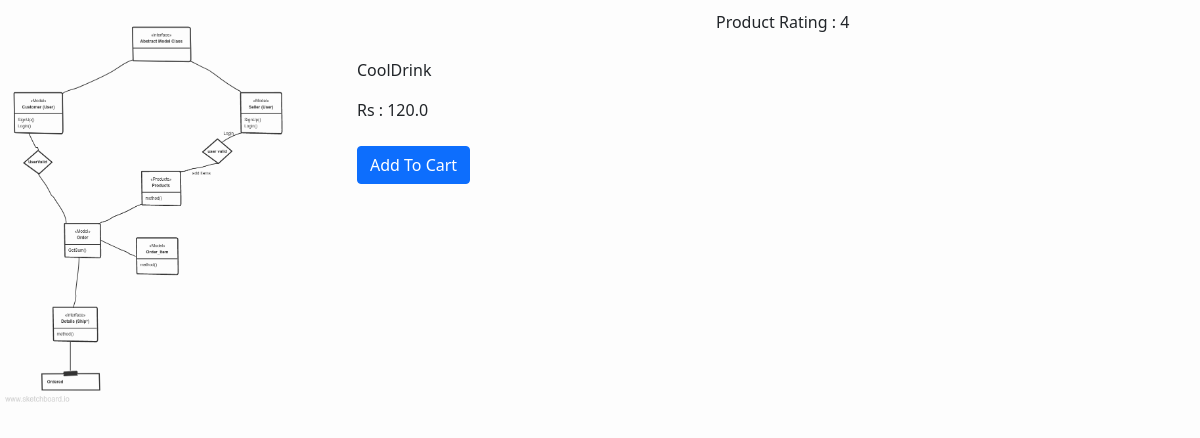
Page /page_view/23 (signed in) on the committed database.
### ecomApp/models.py (models this page shows, shortened)
class Product(models.Model):
    user = models.ForeignKey(Seller,on_delete=models.CASCADE)
    name = models.CharField(max_length=255,null=True,blank=True)
    price = models.FloatField(null=True,blank=True)
    image = models.ImageField(upload_to='images/')

### ecomApp/views.py (the view, shortened to what this page needs)
# urls.py: path('page_view/<int:id>',page_view,name='page_view'),
def page_view(request,id):
    mainuser = request.user
    customeruu = Customer.objects.get(user=mainuser)
    user = customeruu
    obj = Product.objects.get(id=id)
    Flagg = False
    valuee=0
    try:
        check_already_reviewd=MyRating.objects.get(user =user)
        check_already_reviewd_pro= MyRating.objects.get(product=obj)
    except:
        check_already_reviewd = 0
        check_already_reviewd_pro=0
    if check_already_reviewd and check_already_reviewd_pro:
        Flagg = True
        valuee = check_already_reviewd.rating
    ratingform = RatingForm
    context = {'product':obj,'ratingform':ratingform,'rateduser':Flagg,'rating':valuee}
    return render(request,'ecomApp/product_page_view.html',context)

### ecomApp/templates/ecomApp/product_page_view.html (shortened to what this page needs)
{% extends 'base.html' %}
{% block body_block %}
<div class="row">
    <div class="column">
      <img src="/images/{{product.image}}" alt="Cool" width="300" height="400">
    </div>
    <br>
    <div class="column">
      <br>
      <br>
      <p>{{product.name}}</p>
      Rs : {{product.price}}
      <br>
      <br>
      <a href="{% url 'cart_add' product.id %}" class="btn btn-primary">Add To Cart</a>
    </div>
    <div class="column">
      {% if rateduser %}
          Product Rating : {{rating}}
    {% endif %}
    </div>
</div>
{% endblock %}

### ecomApp/templates/ecomApp/product_page_view.html (style rules this page uses)
.column { float: left; width: 29.33%; padding: 10px; height: 300px; }
.row:after { content: ""; display: table; clear: both; }
body { background: #FDFDFD; font-family: "Segoe WP","Segoe UI", Helvetica, Arial, sans-serif; text-align:left; }

### rows in the picture
Product: image (picture), name "CoolDrink", price "120.0"

### other values in the picture
{{ rating }} "4"
